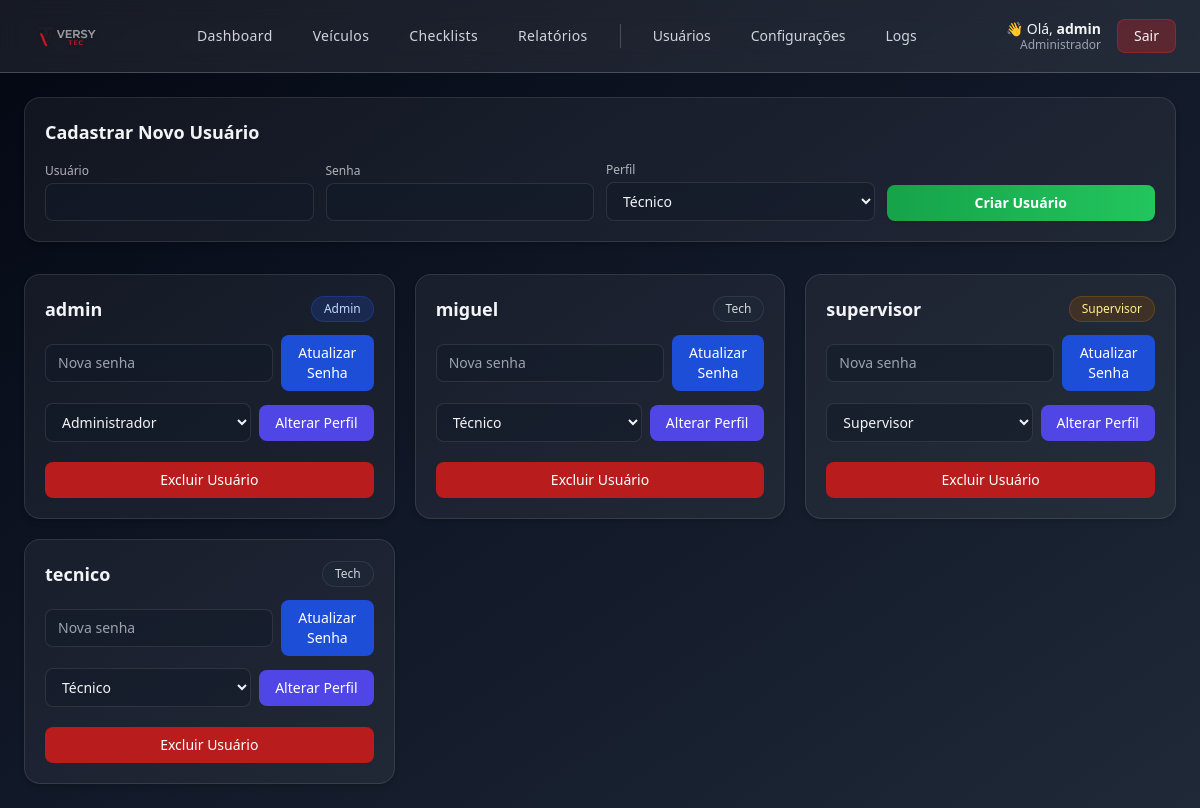
Before: /usuarios (signed in) with the older database file.
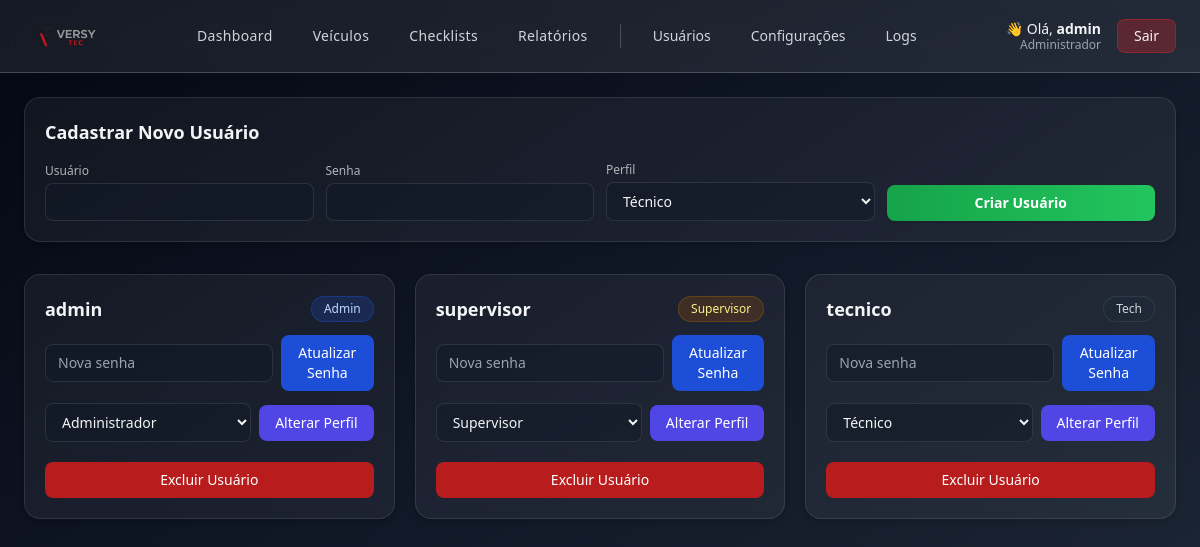
After: the same page with the newer database file.
### app.py (models this page shows, shortened)
class User(UserMixin, db.Model):
    __tablename__ = "user"
    id = db.Column(db.Integer, primary_key=True)
    username = db.Column(db.String(80), unique=True, nullable=False)
    password_hash = db.Column(db.String(255), nullable=False)
    is_admin_legacy = db.Column("is_admin", db.Boolean, default=False)
    role = db.Column(db.String(20), default=None)
    @property
    def is_admin(self):
        if self.role is None:
            return bool(self.is_admin_legacy)
        return self.role == "admin"
    @property
    def is_supervisor(self):
        return self.role == "supervisor"
    @property
    def is_tech(self):
        if self.role is None and not self.is_admin_legacy:
            return True
        return self.role == "tech"

### app.py (the view)
@app.route("/usuarios")
@admin_required
def users():
    items = User.query.order_by(User.username.asc()).all()
    return render_template("users.html", items=items)

### app.py (called while the page is built)
@login_manager.user_loader
def load_user(uid):
    return User.query.get(int(uid))

def admin_required(view):
    @wraps(view)
    def wrapper(*args, **kwargs):
        if not current_user.is_authenticated:
            return redirect(url_for("login"))
        if not current_user.is_admin:
            flash("Acesso restrito ao administrador.", "error")
            if current_user.is_supervisor:
                return redirect(url_for("dashboard"))
            return redirect(url_for("checklist_mobile"))
        return view(*args, **kwargs)
    return wrapper

@app.context_processor
def inject_role_flags():
    return dict(
        ROLE_ADMIN=(current_user.is_authenticated and current_user.is_admin),
        ROLE_SUPERVISOR=(current_user.is_authenticated and current_user.is_supervisor),
        ROLE_TECH=(current_user.is_authenticated and current_user.is_tech)
    )

### templates/users.html (shortened to what this page needs)
{% extends 'layout.html' %}
{% set page_title = "Usuários" %}
{% block content %}
<div class="bg-white/5 rounded-2xl p-5 border border-white/10 shadow-md">
  <h2 class="text-lg font-semibold mb-4">Cadastrar Novo Usuário</h2>
  <form method="post" action="{{ url_for('users_new') }}" class="grid md:grid-cols-4 gap-3 items-end">
    <div>
      <label class="block text-xs opacity-70 mb-1">Usuário</label>
      <input name="username" class="w-full bg-gray-900/50 border border-white/10 rounded-lg px-3 py-2 text-sm focus:outline-none focus:ring-2 focus:ring-blue-600" required>
    </div>
    <div>
      <label class="block text-xs opacity-70 mb-1">Senha</label>
      <input name="password" class="w-full bg-gray-900/50 border border-white/10 rounded-lg px-3 py-2 text-sm focus:outline-none focus:ring-2 focus:ring-blue-600" required>
    </div>
    <div>
      <label class="block text-xs opacity-70 mb-1">Perfil</label>
      <select name="role" class="w-full bg-gray-900/50 border border-white/10 rounded-lg px-3 py-2 text-sm focus:outline-none focus:ring-2 focus:ring-blue-600">
        <option value="tech">Técnico</option>
      </select>
    </div>
    <button class="bg-gradient-to-r from-green-600 to-green-500 hover:from-green-500 hover:to-green-400 rounded-lg px-5 py-2 text-sm text-white font-semibold transition-all shadow">
      Criar Usuário
    </button>
  </form>
</div>
<div class="mt-8 grid md:grid-cols-2 lg:grid-cols-3 gap-5">
  {% for u in items %}
  <div class="bg-white/5 rounded-2xl p-5 border border-white/10 shadow-md hover:shadow-blue-500/10 transition">
    <div class="flex items-center justify-between mb-3">
      <h3 class="font-semibold text-lg">{{ u.username }}</h3>
      <span class="px-3 py-1 text-xs font-medium rounded-full
        {% if u.role == 'admin' %}
          bg-blue-900/40 text-blue-200 border border-blue-700/40
        {% elif u.role == 'supervisor' %}
          bg-yellow-900/40 text-yellow-200 border border-yellow-700/40
        {% else %}
          bg-gray-800/60 text-gray-300 border border-gray-600/40
        {% endif %}">
        {{ u.role | capitalize }}
      </span>
    </div>
    <div class="space-y-3 mt-3">
      <form method="post" action="{{ url_for('users_pwd', uid=u.id) }}" class="flex items-center gap-2">
        <input name="password" placeholder="Nova senha" type="text"
               class="flex-1 bg-gray-900/50 border border-white/10 rounded-lg px-3 py-2 text-sm focus:outline-none focus:ring-2 focus:ring-blue-600">
        <button class="bg-blue-700 hover:bg-blue-600 rounded-lg px-4 py-2 text-sm text-white font-medium transition-all">
          Atualizar Senha
        </button>
      </form>
      <form method="post" action="{{ url_for('users_role', uid=u.id) }}" class="flex items-center gap-2">
        <select name="role" class="flex-1 bg-gray-900/50 border border-white/10 rounded-lg px-3 py-2 text-sm focus:outline-none focus:ring-2 focus:ring-blue-600">
          <option value="tech" {% if u.role == 'tech' %}selected{% endif %}>Técnico</option>
          <option value="supervisor" {% if u.role == 'supervisor' %}selected{% endif %}>Supervisor</option>
          <option value="admin" {% if u.role == 'admin' %}selected{% endif %}>Administrador</option>
        </select>
        <button class="bg-indigo-600 hover:bg-indigo-500 rounded-lg px-4 py-2 text-sm text-white font-medium transition-all">
          Alterar Perfil
        </button>
      </form>
      <form method="post" action="{{ url_for('users_del', uid=u.id) }}"
            onsubmit="return confirm('Deseja realmente excluir {{ u.username }}?');">
        <button class="w-full bg-red-700 hover:bg-red-600 rounded-lg px-4 py-2 text-sm text-white font-medium transition-all mt-2">
          Excluir Usuário
        </button>
      </form>
    </div>
  </div>
  {% else %}
    <div class="text-gray-400 col-span-full text-center py-6 border border-dashed border-white/10 rounded-xl">
      Nenhum usuário cadastrado ainda.
    </div>
  {% endfor %}
</div>
{% endblock %}

### templates/layout.html (shortened to what this page needs)
<!doctype html>
<html lang="pt-BR" class="h-full">
  <head>
    <script src="https://cdn.tailwindcss.com"></script>
  </head>
  <body class="min-h-screen bg-gradient-to-br from-gray-950 via-gray-900 to-gray-800 text-gray-100">
    <header class="glass border-b border-white/20 sticky top-0 z-50">
      <div class="max-w-7xl mx-auto px-6 py-2 flex items-center justify-between">
        <div class="flex items-center gap-3">
          <img src="{{ url_for('static', filename='logo.png') }}"
               class="h-14 w-auto object-contain drop-shadow"
               alt="Logo">
        </div>
        {% if current_user.is_authenticated and (ROLE_ADMIN or ROLE_SUPERVISOR) %}
        <nav class="hidden md:flex items-center gap-2 text-sm font-medium mx-auto">
          {% set menu_items = [
            ('Dashboard', 'dashboard'),
            ('Veículos', 'vehicles'),
            ('Checklists', 'checklists'),
            ('Relatórios', 'reports')
          ] %}
          {% for label, route in menu_items %}
            <a href="{{ url_for(route) }}"
               class="px-4 py-2 rounded-lg text-gray-300 hover:text-white
                      hover:bg-blue-600/20 font-medium tracking-wide">
              {{ label }}
            </a>
          {% endfor %}
          {% if ROLE_ADMIN %}
            <a href="{{ url_for('users') }}"
               class="px-4 py-2 rounded-lg text-gray-300 hover:text-white hover:bg-blue-600/20">
               Usuários
            </a>
            <a href="{{ url_for('config_checklist') }}"
               class="px-4 py-2 rounded-lg text-gray-300 hover:text-white hover:bg-blue-600/20">
               Configurações
            </a>
            <a href="{{ url_for('logs') }}"
               class="px-4 py-2 rounded-lg text-gray-300 hover:text-white hover:bg-yellow-600/20">
               Logs
            </a>
          {% endif %}
        </nav>
        {% endif %}
        <div class="flex items-center gap-4">
          {% if current_user.is_authenticated %}
            <div class="text-right leading-tight">
              <p class="text-sm text-gray-100">
                👋 Olá, <span class="font-semibold">{{ current_user.username }}</span>
              </p>
              <p class="text-xs text-gray-400 -mt-0.5">
                {% if ROLE_ADMIN %}Administrador{% elif ROLE_SUPERVISOR %}Supervisor{% else %}Técnico{% endif %}
              </p>
            </div>
            <a href="{{ url_for('logout') }}"
               class="px-4 py-1.5 rounded-lg text-sm bg-red-600/30 border border-red-600/40
                      hover:bg-red-600/40 hover:text-red-100">
              Sair
            </a>
          {% else %}
            <a href="{{ url_for('login') }}" class="text-sm hover:text-blue-400">
              Login
            </a>
          {% endif %}
        </div>
      </div>
    </header>
    <main class="max-w-7xl mx-auto px-6 py-6">
      {% block content %}{% endblock %}
    </main>
  </body>
</html>

Changed rows visible on the page:
removed User: username "miguel", role "Tech", role "Técnico"
